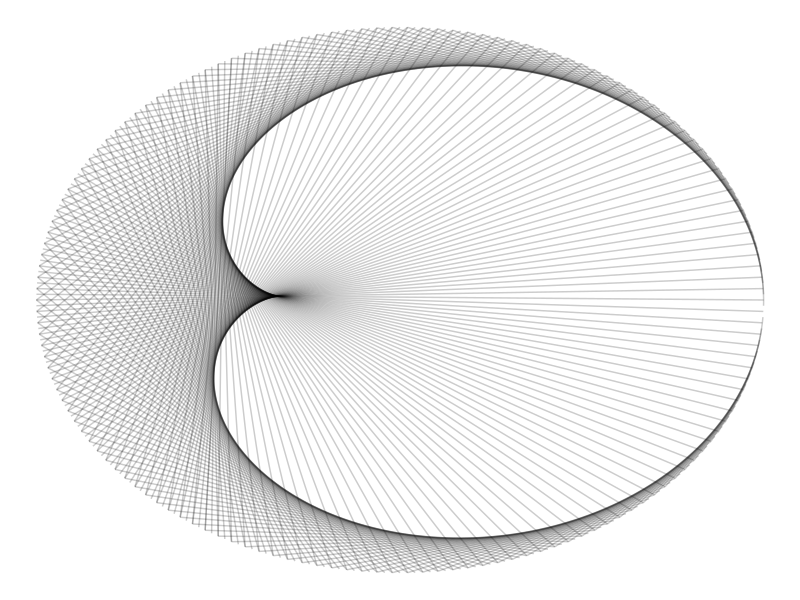

This figure's R source: (Note: this script raises an error after producing the figure.)
## ---- chunk 1
library(ggplot2)

# For some reason this .rmd requires the variables to be initialized
x=0
y=0
x2=0
y2=0

n=300
t1=1:n
t0=seq(3,2*n+1,2)%%n
t2=t0+(t0==0)*n
df=data.frame(x=cos((t1-1)*2*pi/n), 
              y=sin((t1-1)*2*pi/n),
              x2=cos((t2-1)*2*pi/n),
              y2=sin((t2-1)*2*pi/n))
ggplot(df, aes(x, y, xend=x2, yend=y2)) +
  geom_segment(alpha=.2) + theme_void()
## ---- chunk 2
sessioninfo::session_info()
